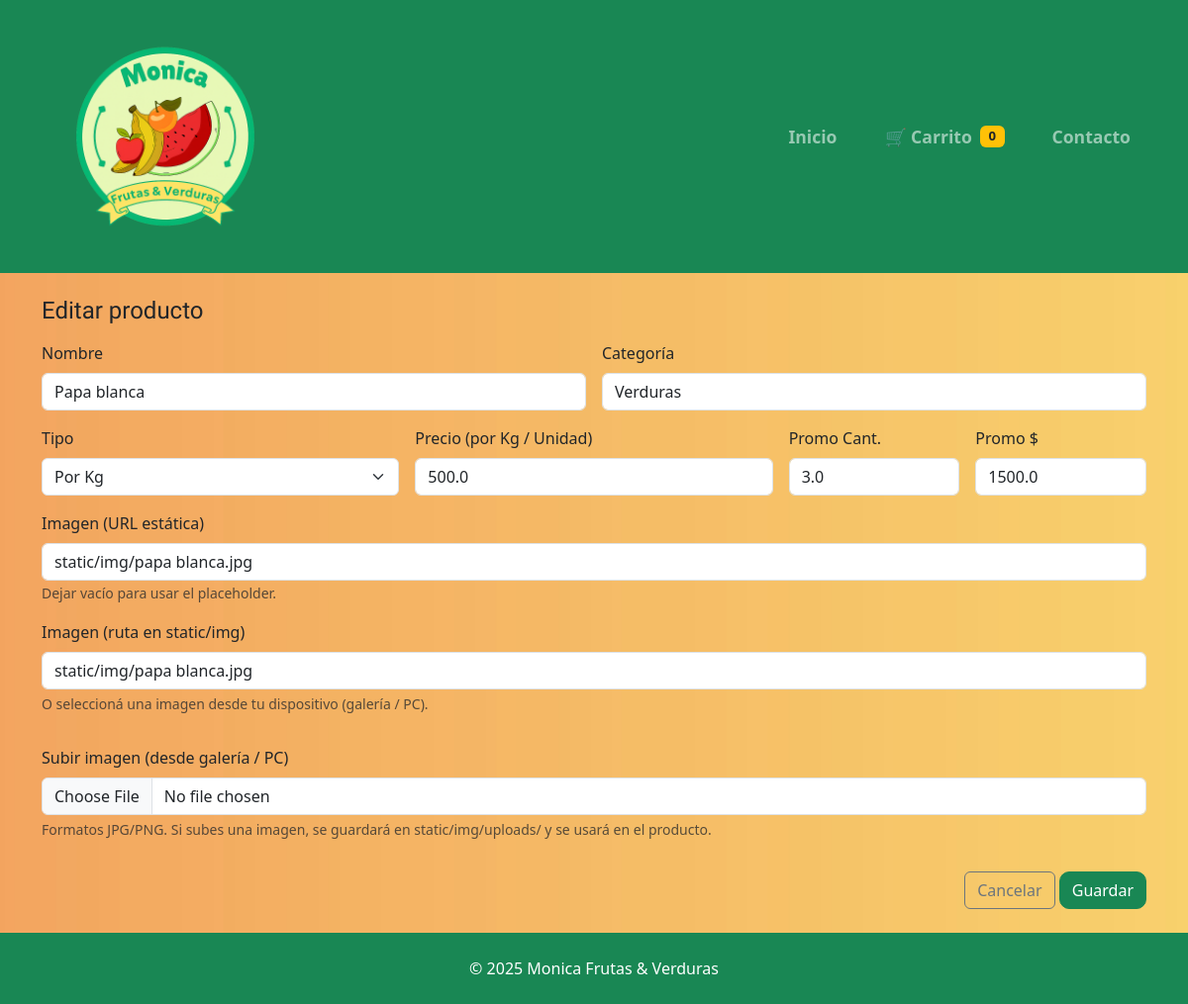
Screenshot of /admin_edit/2 (signed in) with the database file from the repository.
### tables this page shows
CREATE TABLE products(
            id INTEGER PRIMARY KEY AUTOINCREMENT,
            name TEXT NOT NULL,
            category TEXT NOT NULL,
            kind TEXT NOT NULL,         -- 'kg' o 'unit'
            price REAL NOT NULL,        -- $ por Kg o por Unidad
            promo_qty REAL,             -- cantidad promo (ej 2.0 kg o 3.0 uni)
            promo_price REAL,           -- precio promo total
            image TEXT                  -- ruta imagen (static)
        );

### app.py (the view, shortened to what this page needs)
@app.route("/admin_edit/<int:pid>", methods=["GET", "POST"])
def admin_edit(pid):
    if not session.get("is_admin"):
        return redirect(url_for("login_admin"))
    with db() as con:
        producto = con.execute("SELECT * FROM products WHERE id = ?", (pid,)).fetchone()
    if not producto:
        flash("Producto no encontrado.", "danger")
        return redirect(url_for("admin"))
    return render_template("admin_form.html", product=producto)

### app.py (called while the page is built)
def db():
    con = sqlite3.connect(DB_PATH)
    con.row_factory = sqlite3.Row
    return con

### templates/admin_form.html (shortened to what this page needs)
{% extends "base.html" %}
{% block content %}
<h1 class="h4 mb-3">{{ 'Editar' if product else 'Nuevo' }} producto</h1>
<form method="post" enctype="multipart/form-data" class="row g-3">
  <div class="col-12 col-md-6">
    <label class="form-label">Nombre</label>
    <input name="name" value="{{ product.name if product }}" required class="form-control">
  </div>
  <div class="col-12 col-md-6">
    <label class="form-label">Categoría</label>
    <input name="category" value="{{ product.category if product }}" required class="form-control" placeholder="Frutas, Verduras, Otros...">
  </div>
  <div class="col-6 col-md-4">
    <label class="form-label">Tipo</label>
    <select name="kind" class="form-select">
      <option value="kg" {{ 'selected' if product and product.kind=='kg' }}>Por Kg</option>
    </select>
  </div>
  <div class="col-6 col-md-4">
    <label class="form-label">Precio (por Kg / Unidad)</label>
    <input name="price" type="number" step="0.01" value="{{ product.price if product }}" required class="form-control">
  </div>
  <div class="col-6 col-md-2">
    <label class="form-label">Promo Cant.</label>
    <input name="promo_qty" type="number" step="0.25" value="{{ product.promo_qty if product }}" class="form-control" placeholder="ej 2">
  </div>
  <div class="col-6 col-md-2">
    <label class="form-label">Promo $</label>
    <input name="promo_price" type="number" step="0.01" value="{{ product.promo_price if product }}" class="form-control">
  </div>
  <div class="col-12">
    <label class="form-label">Imagen (URL estática)</label>
    <input name="image" value="{{ product.image if product }}" class="form-control" placeholder="static/img/mi-foto.jpg">
    <small class="text-muted">Dejar vacío para usar el placeholder.</small>
  </div>
  <div class="mb-3">
    <label class="form-label">Imagen (ruta en static/img)</label>
    <input type="text" name="image" class="form-control" placeholder="img/miimagen.jpg" value="{{ product.image if product else '' }}">
    <div class="form-text">O seleccioná una imagen desde tu dispositivo (galería / PC).</div>
  </div>
  <div class="mb-3">
    <label class="form-label">Subir imagen (desde galería / PC)</label>
    <input type="file" name="image_file" accept="image/*" class="form-control">
    <div class="form-text">Formatos JPG/PNG. Si subes una imagen, se guardará en static/img/uploads/ y se usará en el producto.</div>
  </div>
  <div class="col-12 text-end">
    <a class="btn btn-outline-secondary" href="{{ url_for('admin') }}">Cancelar</a>
    <button class="btn btn-success">Guardar</button>
  </div>
{% endblock %}

### static/css/styles.css (style rules this page uses)
body { background: #fafafa; }
h1, h2, h3, h4, h5, h6 { font-family: 'Averia Libre', cursive; font-weight: 700; }
.btn-success { border-radius: 10px; }

### rows the page displays
products: name "Papa blanca", category "Verduras", price "500.0", promo_qty "3.0", promo_price "1500.0", image "static/img/papa blanca.jpg"

### other values shown
{{ 'Editar' if product else 'Nuevo' }} "Editar"
